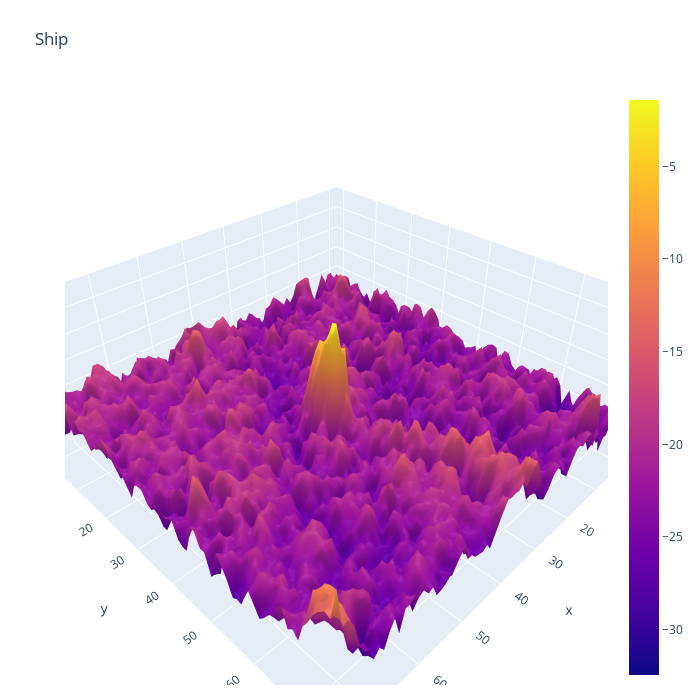

Notebook source saved alongside this figure:
### Code cell
plotmy3d(X_band_1[14,:,:], 'Ship')

### Figure 1 — Plotly figure (JSON) as saved in the notebook; plotly's stock layout.template omitted (floating-point values rounded to 4 significant figures; data arrays with more than 128 entries replaced by an {"elided": "..."} marker saying what was removed)
{"data": [{"z": {"elided": "75x75 float values"}, "type": "surface"}], "layout": {"autosize": false, "title": {"text": "Ship"}, "height": 700, "width": 700, "margin": {"r": 10, "b": 15, "l": 65, "t": 90}}}
